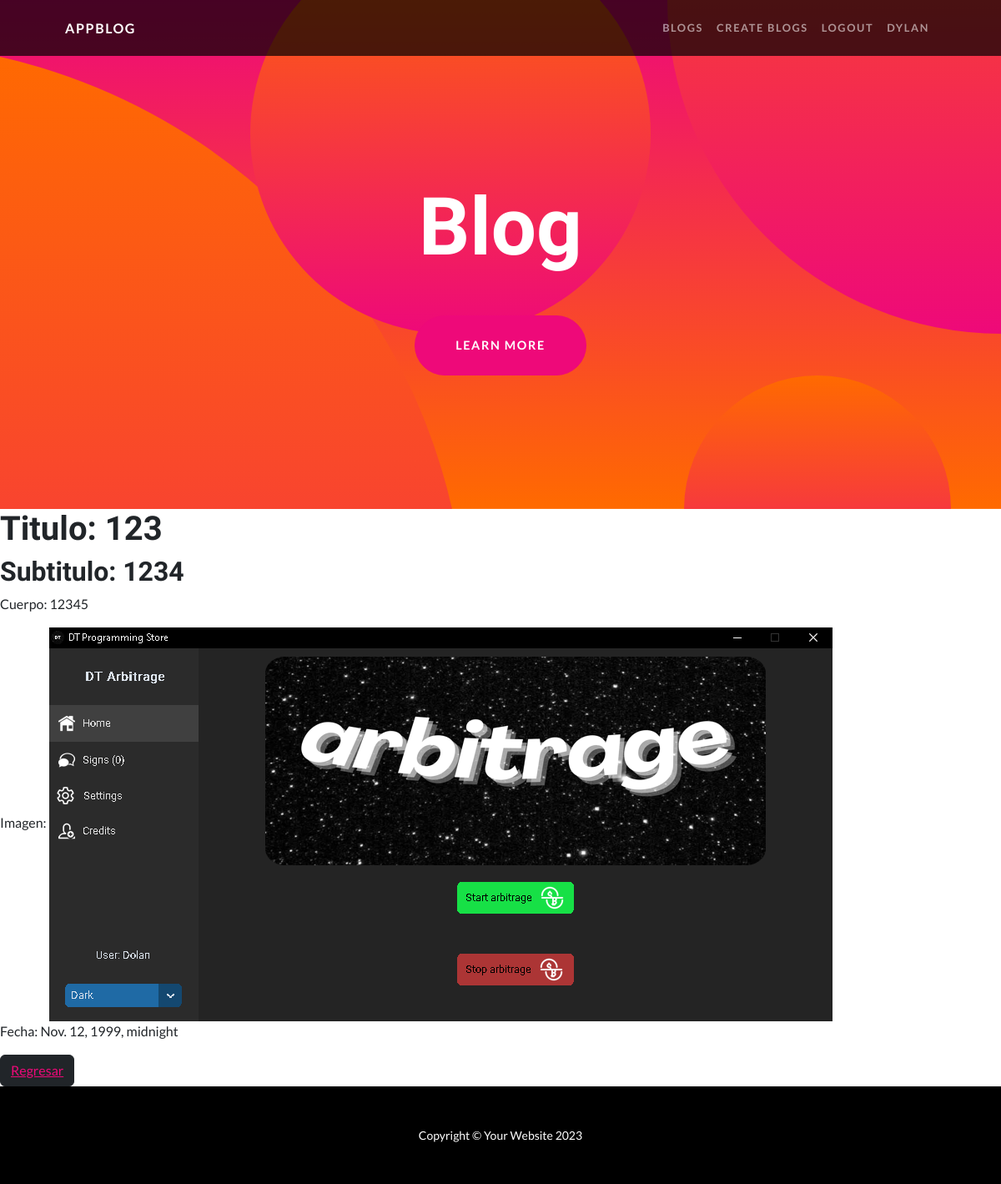
Page /detail/7 (signed in) on the committed database.
### AppBlog/models.py (models this page shows, shortened)
class Blog(models.Model):
    title = models.CharField(max_length=200)
    subtitle = models.CharField(max_length=200)
    body = models.CharField(max_length=1200)
    date = models.DateTimeField()
    image = models.ImageField(upload_to='media/blog/', null=True, blank=True)

### AppBlog/views.py (the view)
# urls.py: path('detail/<int:pk>', BlogsDetailView.as_view(), name="detail"),
class BlogsDetailView(LoginRequiredMixin, DetailView):
    model = Blog
    template_name = "AppBlog/blog_detail.html"

### AppBlog/templates/AppBlog/blog_detail.html
{% extends "AppBlog/base.html" %}
{% load static %}
{% block sections %}
<h1>Titulo: {{blog.title}}</h1>
<h2>Subtitulo: {{blog.subtitle}}</h2>
<p>Cuerpo: {{blog.body}}</p>
Imagen: <img src='/{{blog.image}}'>
<p>Fecha: {{blog.date}}</p>
<button type="button" class="btn btn-dark"><a href="{% url 'pages' %}">Regresar</a></button>
{% endblock %}

### AppBlog/templates/AppBlog/base.html (shortened to what this page needs)
<!DOCTYPE html>
<html lang="en">
    <head>
        {% load static %}
        <link href="{% static 'AppBlog/css/styles.css' %}" rel="stylesheet" />
    </head>
    <body id="page-top">
        <nav class="navbar navbar-expand-lg navbar-dark navbar-custom fixed-top">
            <div class="container px-5">
                <a class="navbar-brand" href="#page-top">AppBlog</a>
                <div class="collapse navbar-collapse" id="navbarResponsive">
                    <ul class="navbar-nav ms-auto">
                        <li class="nav-item"><a class="nav-link" href="{% url 'pages' %}">Blogs</a></li>
                        <li class="nav-item"><a class="nav-link" href="{% url 'create_blogs' %}">Create Blogs</a></li>
                        {% if request.user.is_authenticated %}
                            <li class="nav-item"><a class="nav-link" href="{% url 'logout' %}">Logout</a></li>
                            <li class="nav-item"><a class="nav-link" href="{% url 'profile' %}">{{request.user.username}}</a></li>
                        {% endif %}
                    </ul>
                </div>
            </div>
        </nav>
        <header class="masthead text-center text-white">
            <div class="masthead-content">
                <div class="container px-5">
                    <h1 class="masthead-heading mb-0">Blog</h1>
                    <a class="btn btn-primary btn-xl rounded-pill mt-5" href="#scroll">Learn More</a>
                </div>
            </div>
            <div class="bg-circle-1 bg-circle"></div>
            <div class="bg-circle-2 bg-circle"></div>
            <div class="bg-circle-3 bg-circle"></div>
            <div class="bg-circle-4 bg-circle"></div>
        </header>
        {% block sections %}
        {% endblock %}
        <footer class="py-5 bg-black">
            <div class="container px-5"><p class="m-0 text-center text-white small">Copyright &copy; Your Website 2023</p></div>
        </footer>
    </body>
</html>

### rows in the picture
Blog: title "123", subtitle "1234", body "12345", image (picture), date "Nov. 12, 1999, midnight"

### other values in the picture
{{ request.user.username }} "DYLAN"
